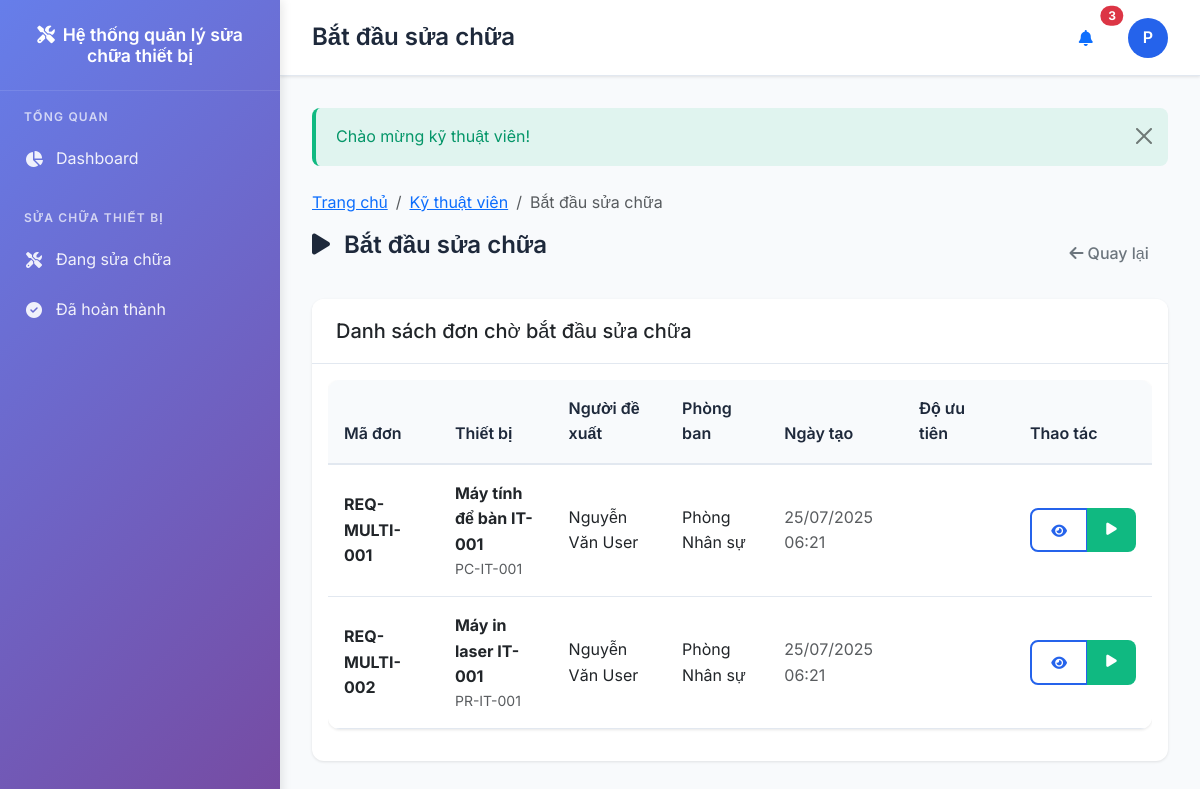
The app's page /technician/start-repair.php (signed in), older data.
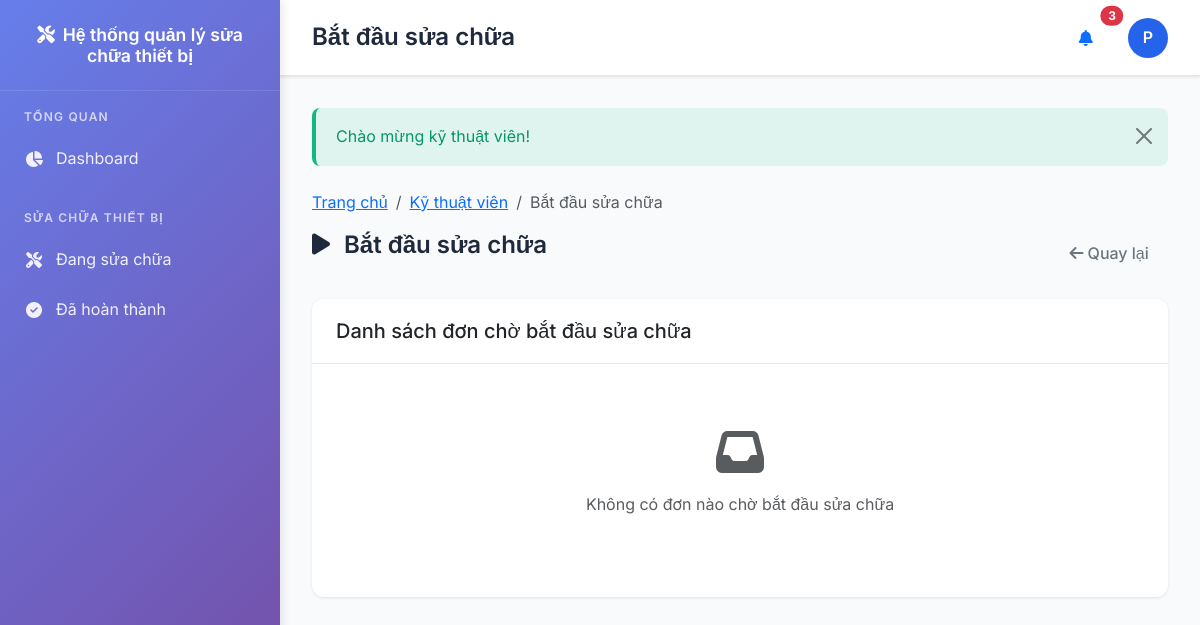
The same page, newer data.
### tables this page shows
CREATE TABLE users (
    id INT AUTO_INCREMENT PRIMARY KEY,
    username VARCHAR(50) NOT NULL UNIQUE,
    password VARCHAR(255) NOT NULL,
    full_name VARCHAR(100) NOT NULL,
    email VARCHAR(100),
    phone VARCHAR(20),
    avatar VARCHAR(255),
    role_id INT NOT NULL,
    department_id INT,
    status ENUM('active', 'inactive', 'blocked') DEFAULT 'active',
    last_login TIMESTAMP NULL,
    created_at TIMESTAMP DEFAULT CURRENT_TIMESTAMP,
    updated_at TIMESTAMP DEFAULT CURRENT_TIMESTAMP ON UPDATE CURRENT_TIMESTAMP,
    FOREIGN KEY (role_id) REFERENCES roles(id) ON DELETE RESTRICT,
    FOREIGN KEY (department_id) REFERENCES departments(id) ON DELETE SET NULL
);

CREATE TABLE repair_requests (
    id INT AUTO_INCREMENT PRIMARY KEY,
    request_code VARCHAR(50) NOT NULL UNIQUE,
    equipment_id INT NOT NULL,
    requester_id INT NOT NULL,
    problem_description TEXT NOT NULL,
    urgency_level ENUM('low', 'medium', 'high', 'critical') DEFAULT 'medium',
    images JSON,
    videos JSON,
    current_status_id INT NOT NULL,
    assigned_technician_id INT,
    estimated_cost DECIMAL(15,2) DEFAULT 0,
    total_cost DECIMAL(15,2) DEFAULT 0,
    expected_completion DATE,
    actual_completion TIMESTAMP NULL,
    notes TEXT,
    created_at TIMESTAMP DEFAULT CURRENT_TIMESTAMP,
    updated_at TIMESTAMP DEFAULT CURRENT_TIMESTAMP ON UPDATE CURRENT_TIMESTAMP,
    FOREIGN KEY (equipment_id) REFERENCES equipments(id) ON DELETE CASCADE,
    FOREIGN KEY (requester_id) REFERENCES users(id) ON DELETE RESTRICT,
    FOREIGN KEY (current_status_id) REFERENCES repair_statuses(id) ON DELETE RESTRICT,
    FOREIGN KEY (assigned_technician_id) REFERENCES users(id) ON DELETE SET NULL
);

CREATE TABLE equipments (
    id INT AUTO_INCREMENT PRIMARY KEY,
    code VARCHAR(50) NOT NULL UNIQUE,
    name VARCHAR(100) NOT NULL,
    model VARCHAR(100),
    brand VARCHAR(100),
    type_id INT,
    department_id INT,
    location TEXT,
    purchase_date DATE,
    warranty_date DATE,
    purchase_price DECIMAL(15,2),
    status ENUM('active', 'maintenance', 'broken', 'retired') DEFAULT 'active',
    description TEXT,
    image VARCHAR(255),
    created_at TIMESTAMP DEFAULT CURRENT_TIMESTAMP,
    updated_at TIMESTAMP DEFAULT CURRENT_TIMESTAMP ON UPDATE CURRENT_TIMESTAMP,
    FOREIGN KEY (type_id) REFERENCES equipment_types(id) ON DELETE SET NULL,
    FOREIGN KEY (department_id) REFERENCES departments(id) ON DELETE SET NULL
);

CREATE TABLE departments (
    id INT AUTO_INCREMENT PRIMARY KEY,
    code VARCHAR(20) NOT NULL UNIQUE,
    name VARCHAR(100) NOT NULL,
    address TEXT,
    phone VARCHAR(20),
    email VARCHAR(100),
    manager_name VARCHAR(100),
    status ENUM('active', 'inactive') DEFAULT 'active',
    created_at TIMESTAMP DEFAULT CURRENT_TIMESTAMP,
    updated_at TIMESTAMP DEFAULT CURRENT_TIMESTAMP ON UPDATE CURRENT_TIMESTAMP
);

### technician/start-repair.php (the view, shortened to what the rows shown need)
<?php
$db = Database::getInstance();
$request = null;
$title = 'Bắt đầu sửa chữa';
?>
<div class="row mb-4">
    <div class="col-md-8">
        <h2 class="page-title">
            <i class="fas fa-play me-2"></i>
            Bắt đầu sửa chữa
        </h2>
    </div>
</div>
<?php if ($request): ?>
    <div class="card">
        <div class="card-header">
            <h5 class="mb-0">
                Bắt đầu sửa chữa đơn #<?= e($request['request_code']) ?>
            </h5>
        </div>
        <div class="card-body">
            <div class="row mb-4">
                <div class="col-md-6">
                    <h6>Thông tin thiết bị</h6>
                    <table class="table table-borderless table-sm">
                        <tr>
                            <td><strong>Tên thiết bị:</strong></td>
                            <td><?= e($request['equipment_name']) ?></td>
                        </tr>
                        <tr>
                            <td><strong>Mã thiết bị:</strong></td>
                            <td><?= e($request['equipment_code']) ?></td>
                        </tr>
                        <tr>
                            <td><strong>Model:</strong></td>
                            <td><?= e($request['equipment_model']) ?></td>
                        </tr>
                        <tr>
                            <td><strong>Người đề xuất:</strong></td>
                            <td><?= e($request['requester_name']) ?></td>
                        </tr>
                        <tr>
                            <td><strong>Phòng ban:</strong></td>
                            <td><?= e($request['department_name']) ?></td>
                        </tr>
                    </table>
                </div>
                <div class="col-md-6">
                    <h6>Mô tả sự cố</h6>
                    <div class="p-3 bg-light rounded">
                        <?= nl2br(e($request['problem_description'])) ?>
                    </div>
                    <?php if ($request['urgency_level']): ?>
                        <div class="mt-3">
                            <strong>Độ ưu tiên: </strong>
                            <?php
                            $urgencyClass = [
                                'low' => 'success',
                                'medium' => 'warning',
                                'high' => 'danger',
                                'critical' => 'dark'
                            ][$request['urgency_level']] ?? 'secondary';
                            $urgencyText = [
                                'low' => 'Thấp',
                                'medium' => 'Trung bình',
                                'high' => 'Cao',
                                'critical' => 'Khẩn cấp'
                            ][$request['urgency_level']] ?? ucfirst($request['urgency_level']);
                            ?>
                            <span class="badge badge-<?= $urgencyClass ?>"><?= $urgencyText ?></span>
                        </div>
                    <?php endif; ?>
                </div>
            </div>
            <?php
            $images = json_decode($request['images'] ?? '[]', true);
            $videos = json_decode($request['videos'] ?? '[]', true);
            ?>
            <?php if (!empty($images) || !empty($videos)): ?>
                <div class="mb-4">
                    <h6>Tài liệu đính kèm</h6>
                    <?php if (!empty($images)): ?>
                        <div class="row">
                            <?php foreach ($images as $image): ?>
                                <div class="col-md-3 mb-2">
                                    <img src="<?= upload_url('requests/' . $image) ?>"
                                         class="img-fluid rounded border"
                                         style="max-height: 150px; cursor: pointer;"
                                         onclick="showImageModal('<?= upload_url('requests/' . $image) ?>')">
                                </div>
                            <?php endforeach; ?>
                        </div>
                    <?php endif; ?>
                    <?php if (!empty($videos)): ?>
                        <div class="row mt-3">
                            <?php foreach ($videos as $video): ?>
                                <div class="col-md-4 mb-2">
                                    <video controls class="w-100 rounded border" style="max-height: 200px;">
                                        <source src="<?= upload_url('requests/' . $video) ?>" type="video/mp4">
                                        Trình duyệt không hỗ trợ video.
                                    </video>
                                </div>
                            <?php endforeach; ?>
                        </div>
                    <?php endif; ?>
                </div>
            <?php endif; ?>
            <form method="POST" class="mt-4">
                <?= csrf_field() ?>
                <input type="hidden" name="request_id" value="<?= $request['id'] ?>">
                <div class="mb-3">
                    <label for="notes" class="form-label">Ghi chú khi bắt đầu (tùy chọn):</label>
                    <textarea class="form-control" id="notes" name="notes" rows="3"
                              placeholder="Ghi chú về tình trạng thiết bị, kế hoạch sửa chữa..."></textarea>
                </div>
                <div class="d-flex gap-2">
                    <button type="submit" class="btn btn-success">
                        <i class="fas fa-play me-2"></i>Bắt đầu sửa chữa
                    </button>
                    <a href="index.php" class="btn btn-secondary">
                        <i class="fas fa-times me-2"></i>Hủy
                    </a>
                </div>
            </form>
        </div>
    </div>
<?php else: ?>
    <?php
    $pendingRequests = $db->fetchAll(
        "SELECT r.*, e.name as equipment_name, e.code as equipment_code,
                u.full_name as requester_name, d.name as department_name
         FROM repair_requests r
         LEFT JOIN equipments e ON r.equipment_id = e.id
         LEFT JOIN users u ON r.requester_id = u.id
         LEFT JOIN departments d ON u.department_id = d.id
         LEFT JOIN repair_statuses s ON r.current_status_id = s.id
         WHERE s.code = 'SENT_TO_REPAIR'
         ORDER BY r.created_at ASC"
    );
    ?>
    <div class="card">
        <div class="card-body">
            <?php if (!empty($pendingRequests)): ?>
                <div class="table-responsive">
                    <table class="table table-hover">
                        <thead>
                            <tr>
                                <th>Mã đơn</th>
                                <th>Thiết bị</th>
                                <th>Người đề xuất</th>
                                <th>Phòng ban</th>
                                <th>Ngày tạo</th>
                                <th>Độ ưu tiên</th>
                                <th>Thao tác</th>
                            </tr>
                        </thead>
                        <tbody>
                            <?php foreach ($pendingRequests as $req): ?>
                                <tr>
                                    <td>
                                        <strong><?= e($req['request_code']) ?></strong>
                                    </td>
                                    <td>
                                        <div class="equipment-info">
                                            <strong><?= e($req['equipment_name']) ?></strong>
                                            <small class="d-block text-muted"><?= e($req['equipment_code']) ?></small>
                                        </div>
                                    </td>
                                    <td><?= e($req['requester_name']) ?></td>
                                    <td><?= e($req['department_name']) ?></td>
                                    <td>
                                        <span class="text-muted"><?= date('d/m/Y H:i', strtotime($req['created_at'])) ?></span>
                                    </td>
                                    <td>
                                        <?php
                                        $urgencyClass = [
                                            'low' => 'success',
                                            'medium' => 'warning',
                                            'high' => 'danger',
                                            'critical' => 'dark'
                                        ][$req['urgency_level']] ?? 'secondary';
                                        $urgencyText = [
                                            'low' => 'Thấp',
                                            'medium' => 'Trung bình',
                                            'high' => 'Cao',
                                            'critical' => 'Khẩn cấp'
                                        ][$req['urgency_level']] ?? ucfirst($req['urgency_level']);
                                        ?>
                                        <span class="badge badge-<?= $urgencyClass ?>"><?= $urgencyText ?></span>
                                    </td>
                                    <td>
                                        <div class="btn-group" role="group">
                                            <a href="<?= url('repairs/view.php?code=' . $req['request_code']) ?>"
                                               class="btn btn-sm btn-outline-primary" title="Xem chi tiết">
                                                <i class="fas fa-eye"></i>
                                            </a>
                                            <a href="start-repair.php?id=<?= $req['id'] ?>"
                                               class="btn btn-sm btn-success" title="Bắt đầu sửa chữa">
                                                <i class="fas fa-play"></i>
                                            </a>
                                        </div>
                                    </td>
                                </tr>
                            <?php endforeach; ?>
                        </tbody>
                    </table>
                </div>
            <?php endif; ?>
        </div>
    </div>
<?php endif; ?>
<?php
$content = ob_get_clean();
require_once __DIR__ . '/../layouts/app.php';
?>

### layouts/app.php (shortened to what the rows shown need)
<!DOCTYPE html>
<html lang="vi">
<head>
    <link href="https://cdn.jsdelivr.net/npm/bootstrap@5.3.0/dist/css/bootstrap.min.css" rel="stylesheet">
    <link href="https://cdnjs.cloudflare.com/ajax/libs/font-awesome/6.4.0/css/all.min.css" rel="stylesheet">
</head>
<body>
    <?php
    $user = current_user();
    $current_page = basename($_SERVER['PHP_SELF'], '.php');
    ?>
            <?php if (has_any_role(['admin', 'clerk'])): ?>
            <div class="nav-section">
                <div class="nav-section-title">Báo cáo</div>
                <a href="<?= url('reports/overview.php') ?>" class="nav-link <?= $current_page === 'overview' ? 'active' : '' ?>">
                    <i class="fas fa-chart-bar"></i>
                    Tổng quan
                </a>
                <a href="<?= url('reports/equipment.php') ?>" class="nav-link <?= $current_page === 'equipment' && strpos($_SERVER['REQUEST_URI'], 'reports') ? 'active' : '' ?>">
                    <i class="fas fa-laptop"></i>
                    Theo thiết bị
                </a>
                <a href="<?= url('reports/department.php') ?>" class="nav-link <?= $current_page === 'department' ? 'active' : '' ?>">
                    <i class="fas fa-building"></i>
                    Theo đơn vị
                </a>
            </div>
            <?php endif; ?>
    <div class="main-content">
        <header class="main-header">
            <div class="header-content">
                <div>
                    <h1 class="page-title"><?= e($title ?? 'Dashboard') ?></h1>
                </div>
                <div class="user-menu">
                    <div class="dropdown">
                        <a href="#" class="user-avatar" data-bs-toggle="dropdown">
                            <?php if ($user && $user['avatar']): ?>
                                <img src="<?= upload_url('avatars/' . $user['avatar']) ?>" alt="Avatar" style="width: 100%; height: 100%; object-fit: cover; border-radius: 50%;">
                            <?php else: ?>
                                <?= $user ? strtoupper(substr($user['full_name'], 0, 1)) : 'U' ?>
                            <?php endif; ?>
                        </a>
                    </div>
                </div>
            </div>
        </header>
        <main class="content-area">
            <?php if (isset($content)): ?>
                <?= $content ?>
            <?php endif; ?>
        </main>
    </div>
</body>
</html>

Row changes from the older to the newer data that the page shows:
removed repair_requests: request_code "REQ-MULTI-001", equipment.name "Máy tính để bàn IT-001", equipment.code "PC-IT-001", requester.full_name "Nguyễn Văn User", departments.name "Phòng Nhân sự", created_at "25/07/2025 06:21"
removed repair_requests: request_code "REQ-MULTI-002", equipment.name "Máy in laser IT-001", equipment.code "PR-IT-001", requester.full_name "Nguyễn Văn User", departments.name "Phòng Nhân sự", created_at "25/07/2025 06:21"
Text that changed along with them:
text no longer shown: "Mã đơn Thiết bị Người đề xuất Phòng ban Ngày tạo Độ ưu tiên Thao tác"
text now shown: "Không có đơn nào chờ bắt đầu sửa chữa"
